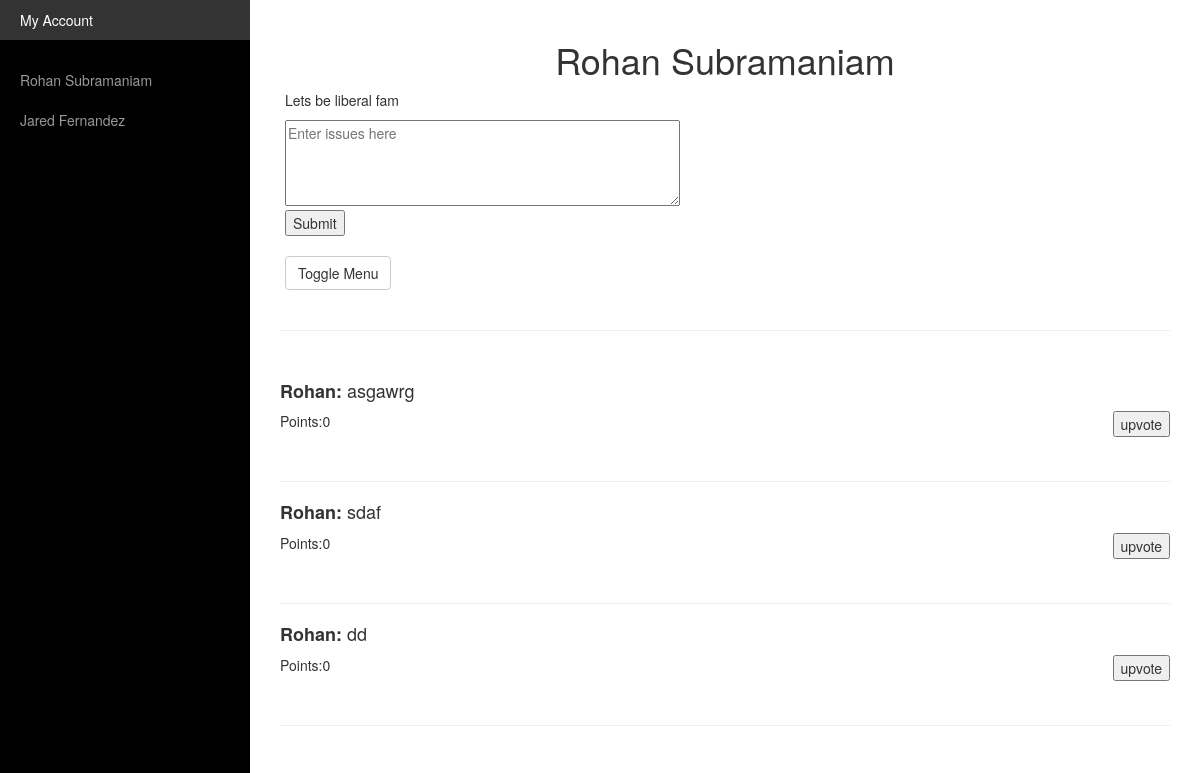
The app's page /discussions/view/rohan/ (signed in) with its own data.
### discussions/models.py (models this page shows)
class Politician(models.Model):
    user = models.OneToOneField(AppUser, on_delete=models.CASCADE)
    position = models.CharField(max_length=100)
    rep_location = models.CharField(max_length=100)
    num_issues = models.IntegerField(default=0)
    bio = models.CharField(max_length=500)

class AppUser(models.Model):
    user = models.OneToOneField(User, on_delete=models.CASCADE)
    score = models.IntegerField(default=0)
    city_name = models.CharField(max_length=100)
    state = models.CharField(max_length=100)
    num_issues = models.IntegerField(default=0)
    num_comments = models.IntegerField(default=0)

class Issue(models.Model):
    points = models.IntegerField(default=0)
    message = models.CharField(max_length=100, default='')
    upvoters = models.ManyToManyField(AppUser, related_name='upvoters')
    user = models.ForeignKey(AppUser, on_delete=models.CASCADE)
    pub_date = models.DateTimeField('date published')
    politician = models.ForeignKey(Politician, on_delete=models.CASCADE)

### discussions/views.py (the view)
# urls.py: url(r'^view/(?P<user_id>\w+)/$', views.rep_view, name='rep_view'),
@login_required(login_url='/discussions/login/')
def rep_view(request, user_id):
    if request.method == 'POST':
        text = request.POST.get('text')
        u = AppUser.objects.get(user=request.user)
        pu = User.objects.get(username=user_id)
        au = AppUser.objects.get(user=pu)
        p = Politician.objects.get(user=au)
        now = datetime.datetime.now()
        i = Issue(user=au, message=text, politician=p, pub_date=now)
        i.save()
        issues = p.issue_set.all()
        return render_to_response('discussions/part_index.html', { 'issues': issues })
    else:
        app_user = AppUser.objects.get(user=request.user)
        u = User.objects.get(username=user_id)
        au = AppUser.objects.get(user=u)
        p = Politician.objects.get(user=au)
        return render_index(app_user, p, request)

### discussions/views.py (called while the page is built)
@login_required(login_url='/discussions/login/')
def render_index(app_user, rep, request):
    template = loader.get_template('discussions/index.html')
    polys = Politician.objects.filter(Q(rep_location=app_user.city_name) | Q(rep_location=app_user.state))
    context = {
        'user' : app_user,
        'reps' : polys,
    }
    if(rep != None):
        issues = Issue.objects.filter(politician=rep).order_by('-points')
        context['poly'] = rep
        context['issues'] = issues
    return HttpResponse(template.render(context, request))

### discussions/templates/discussions/index.html (shortened to what this page needs)
<!DOCTYPE html>
<html lang="en">
<head>
    {% load staticfiles %}
    <link href="{% static 'bootstrap_template/css/bootstrap.min.css' %}" rel="stylesheet">
    <link href="{% static 'bootstrap_template/css/simple-sidebar.css' %}" rel="stylesheet">
</head>
<body>
    <div id="wrapper">
        <div id="sidebar-wrapper">
            <ul class="sidebar-nav">
                <li>
                    <a href="{% url 'discussions:index' %}">
                        My Account
                    </a>
                </li>
                <br>
                {% for p in reps %}
                <li>
                    <a href="{% url 'discussions:rep_view' p.user.user.username %}" method="post">{{p.user.user.first_name}} {{p.user.user.last_name}}</a>
                </li>
                {% endfor %}
            </ul>
        </div>
        <div id="page-content-wrapper" >
            <div class="container-fluid">
                <div class="row">
                    {% if poly %}
                    <div class="col-lg-12">
                        <h1 id=rep data="{{poly.user.user.username}}">{{poly.user.user.first_name}} {{poly.user.user.last_name}}</h1>
                        <p> {{poly.bio}}</p>
                    </div>
                    <br>
                    <br>
                    <div class="col-lg-12" text-align: center>
                        <form method="POST" id="issue-form">
                            <textarea id="issue-text" name="comment" rows="4" cols="50" placeholder="Enter issues here"></textarea>
                            <br>
                            <input type = "submit">
                        </form>
                        <br>
                        <a href="#menu-toggle" class="btn btn-default" id="menu-toggle">Toggle Menu</a>
                        <br>
                    </div>
                    {% endif %}
                    <br>
                    <br>
                </div>
            </div>
        </div>
        <div class="container-fluid">
        {% if poly %}
        <div class="col-lg-12" text-align: center>
            <hr></hr>
            <br>
            <div id="refresh">
                {% include "discussions/part_index.html" %}
            </div>
        </div>
    </div>
        {% endif %}
    </div>
</body>
</html>

### discussions/templates/discussions/part_index.html (shortened to what this page needs)
{% for i in issues %}
<h4>
    <b>{{i.user.user.first_name}}: </b>{{i.message}}
</h4>
{% if user not in i.upvoters.all %}
<button class="upvote" id="{{i.id}}" style="float: right;">upvote</button>
{% else %}
<button class="upvote" disabled="disabled" id={{i.id}} style="float: right;">Upvoted</button>
{% endif %}
<p>Points:{{i.points}}</p>
<br>
<hr></hr>
{% endfor %}

### discussions/templates/discussions/index.html (style rules this page uses)
h1 { text-align: center; }

### records on screen
Politician: user.user.first_name "Rohan", user.user.last_name "Subramaniam", bio "Lets be liberal fam"
Politician: user.user.first_name "Jared", user.user.last_name "Fernandez"
Issue: user.user.first_name "Rohan", message "asgawrg", points "0"
Issue: user.user.first_name "Rohan", message "sdaf", points "0"
Issue: user.user.first_name "Rohan", message "dd", points "0"
